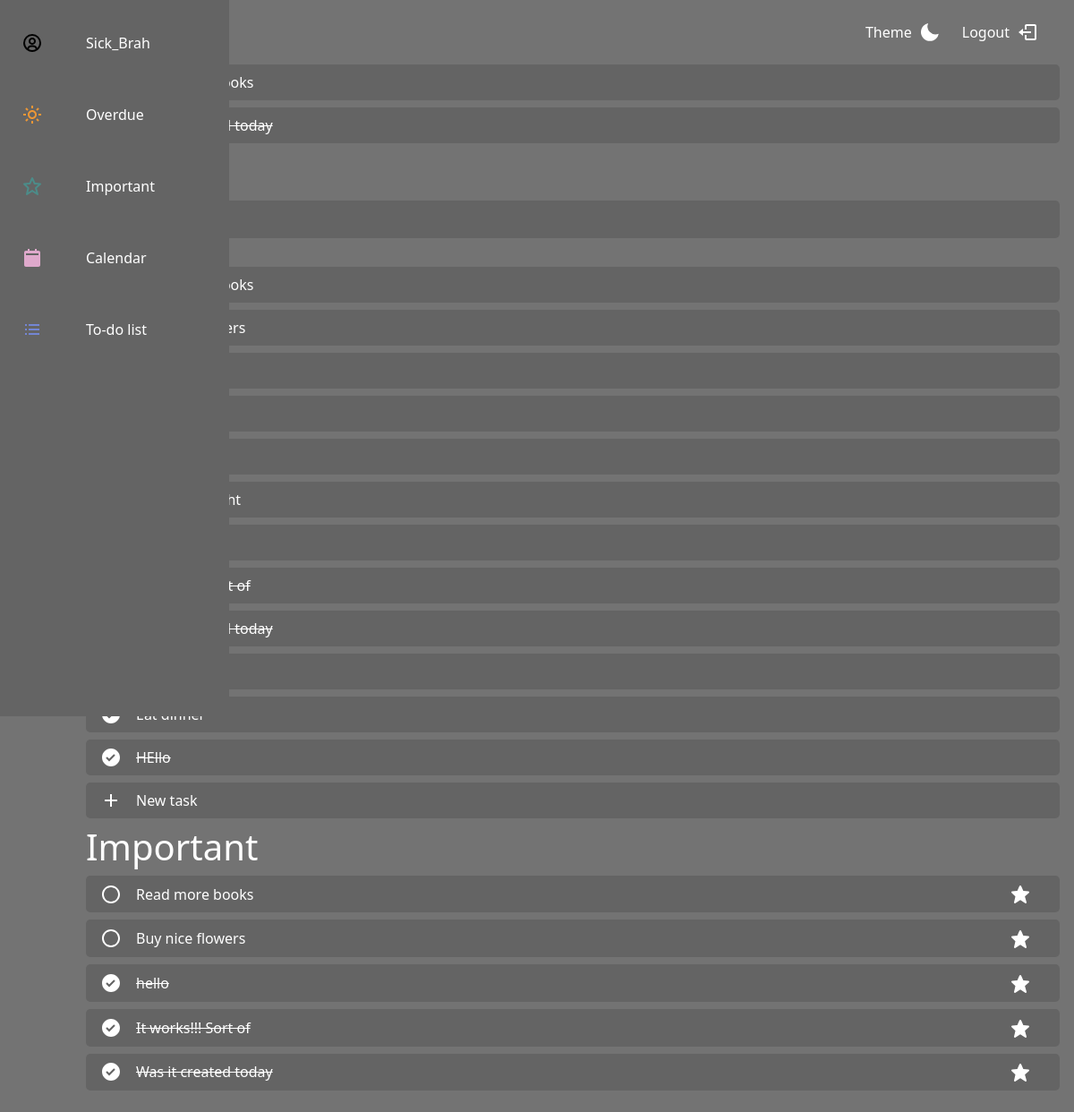
The app's page / (signed in), older data.
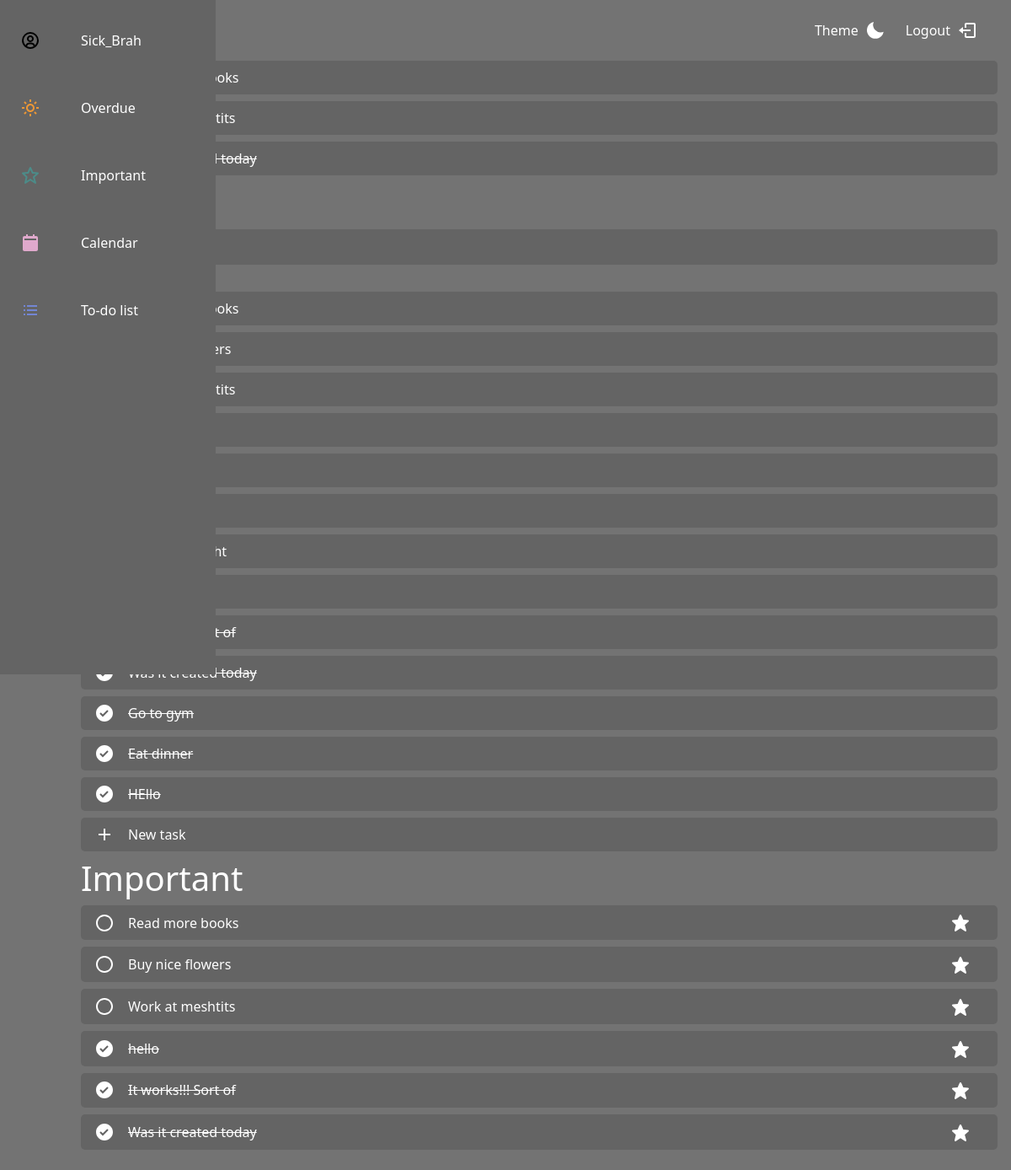
The same page, newer data.
### base/models.py (models this page shows, shortened)
class Task(models.Model):
    user = models.ForeignKey(User, on_delete=models.CASCADE, null=True, blank=True)
    title = models.CharField(max_length=200)
    description = models.TextField(null=True, blank=True)
    complete = models.BooleanField(default=False)
    important = models.BooleanField(default=False)
    today = datetime.date.today()
    due_date = models.DateField(blank=True, null=True)
    class Meta:
        ordering = ['complete', '-important']

### base/views.py (the view)
# urls.py: path('', TaskList.as_view(), name='tasks'),
class TaskList(LoginRequiredMixin, ListView):
    model = Task
    context_object_name = 'tasks'
    def get_context_data(self, **kwargs):
        context = super().get_context_data(**kwargs)
        context['tasks'] = context['tasks'].filter(user=self.request.user)
        context['count'] = context['tasks'].filter(complete=False).count()
        search_input = self.request.GET.get('search-area') or ''
        if search_input:
            context['tasks'] = context['tasks'].filter(
                title__startswith=search_input)
        context['search_input'] = search_input
        return context

### base/templates/base/task_list.html (shortened to what this page needs)
{% extends 'base/base.html' %}
{% block content %}{% load static %}
    <body class="">
    <nav class="navbar">
        <ul class="navbar-nav">
            <li class="nav-item">
                <a href="#" class="nav-link">
                    {% if request.user.is_authenticated %}
                        <span class="link-text" style="text-decoration: none">{{ request.user|title }}</span>
                    {% else %}
                        <span class="link-text" style="text-decoration: none" onclick="{% url 'login' %}">Login</span>
                    {% endif %}
                </a>
            </li>
            <li class="nav-item">
                <a href="#overdue" class="nav-link">
                    <span class="link-text">Overdue</span>
                </a>
            </li>
            <li class="nav-item">
                <a href="#important" class="nav-link">
                    <span class="link-text">Important</span>
                </a>
            </li>
            <li class="nav-item">
                <a href="" class="nav-link">
                    <svg xmlns="http://www.w3.org/2000/svg" width="24" height="24"
                         style="fill: rgb(223,169,204);transform: ;msFilter:;">
                        <path d="M5 22h14c1.103 0 2-.897 2-2V6c0-1.103-.897-2-2-2h-2V2h-2v2H9V2H7v2H5c-1.103 0-2 .897-2 2v14c0 1.103.897 2 2 2zM5 7h14v2H5V7z"></path>
                    </svg>
                    <span class="link-text">Calendar</span>
                </a>
            </li>
            <li class="nav-item">
                <a href="#todo_list" class="nav-link">
                    <svg xmlns="http://www.w3.org/2000/svg" width="24" height="24"
                         style="fill: rgba(115, 134, 212, 1);transform: ;msFilter:;">
                        <path d="M4 6h2v2H4zm0 5h2v2H4zm0 5h2v2H4zm16-8V6H8.023v2H18.8zM8 11h12v2H8zm0 5h12v2H8z"></path>
                    </svg>
                    <span class="link-text">To-do list</span>
                </a>
            </li>
        </ul>
    </nav>
    <main>
        {% if tasks|length == 0 %}
            <div class="top-content">
                <h1>No tasks</h1>
                <ul class="top-nav">
                    <li class="top-item" id="themeButton">
                        <a href="#" class="top-link theme-changer">
                            <span class="top-link-text">Theme</span>
                            <svg id="theme-btn" class="top-link-svg svgs" xmlns="http://www.w3.org/2000/svg"
                                 width="24"
                                 height="24"
                                 style="fill: rgba(255, 255, 255, 1);transform: ;msFilter:;">
                                <path d="M12 11.807A9.002 9.002 0 0 1 10.049 2a9.942 9.942 0 0 0-5.12 2.735c-3.905 3.905-3.905 10.237 0 14.142 3.906 3.906 10.237 3.905 14.143 0a9.946 9.946 0 0 0 2.735-5.119A9.003 9.003 0 0 1 12 11.807z"></path>
                            </svg>
                        </a>
                    </li>
                    <li class="top-item">
                        <a href="{% url 'logout' %}" class="top-link">
                            <span class="top-link-text">Logout</span>
                            <svg class="top-link-svg svgs" xmlns="http://www.w3.org/2000/svg" width="24" height="24"
                                 style="fill: rgba(255, 255, 255, 1);transform: ;msFilter:;">
                                <path d="M16 13v-2H7V8l-5 4 5 4v-3z"></path>
                                <path d="M20 3h-9c-1.103 0-2 .897-2 2v4h2V5h9v14h-9v-4H9v4c0 1.103.897 2 2 2h9c1.103 0 2-.897 2-2V5c0-1.103-.897-2-2-2z"></path>
                            </svg>
                        </a>
                    </li>
                </ul>
            </div>
            <div class="tasks">
                <a href="{% url 'task-create' %}" style="text-decoration: none">
                    <div class="task-div">
                        <svg class="top-link-svg svgs" xmlns="http://www.w3.org/2000/svg" width="24" height="24"
                             style="fill: rgba(255,255,255,1);transform: ;msFilter:;">
                            <path d="M19 11h-6V5h-2v6H5v2h6v6h2v-6h6z"></path>
                        </svg>
                        <span style="margin-left: 1rem"> New task </span>
                    </div>
                </a>
            </div>
        {% else %}
            <div id="overdue">
                <div class="top-content">
                    <h1>Overdue</h1>
                    <ul class="top-nav">
                        <li class="top-item" id="themeButton">
                            <a href="#" class="top-link theme-changer">
                                <span class="top-link-text">Theme</span>
                            </a>
                        </li>
                        <li class="top-item">
                            <a href="{% url 'logout' %}" class="top-link">
                                <span class="top-link-text">Logout</span>
                            </a>
                        </li>
                    </ul>
                </div>
                <div class="tasks" style="overflow: auto">
                    {% for task in tasks %}
                        {% if task.due_date < task.today %}
                            {% if task.complete %}
                                <div class="task-div">
                                    <span style="margin-left: 1rem; text-decoration: line-through"> {{ task.title }} </span>
                                </div>
                            {% else %}
                                <div class="task-div">
                                    <span style="margin-left: 1rem"> {{ task.title }} </span>
                                </div>
                            {% endif %}
                        {% endif %}
                    {% endfor %}
                </div>
            </div>
            <div id="todo_list">
                <div class="top-content">
                    <h1>Task list</h1>
                </div>
                <div class="tasks" style="overflow: auto">
                    <form action="" method="GET">
                        <div class="task-div tasks-first">
                            <button type="submit" value="Search" style="padding: 0">
                            </button>
                            <input style="margin-left: 1rem; padding: 0; outline: none" type="text" name="search-area"
                                   placeholder="Search" value="{{ search_input }}">
                        </div>
                    </form>
                    {% for task in tasks %}
                        {% if task.complete %}
                            <div class="task-div task-list-divs">
                                <span style="margin-left: 1rem; text-decoration: line-through"> {{ task.title }} </span>
                            </div>
                        {% else %}
                            <div class="task-div task-list-divs">
                                <span style="margin-left: 1rem"> {{ task.title }} </span>
                            </div>
                        {% endif %}
                    {% endfor %}
                    <a href="{% url 'task-create' %}" style="text-decoration: none">
                        <div class="task-div">
                            <svg class="top-link-svg svgs" xmlns="http://www.w3.org/2000/svg" width="24" height="24"
                                 style="fill: rgba(255,255,255,1);transform: ;msFilter:;">
                                <path d="M19 11h-6V5h-2v6H5v2h6v6h2v-6h6z"></path>
                            </svg>
                            <span style="margin-left: 1rem"> New task </span>
                        </div>
                    </a>
                </div>
            </div>
            <div id="important">
                <div class="top-content">
                    <h1>Important</h1>
                </div>
                <div class="tasks" style="overflow: auto">
                    {% for task in tasks %}
                        {% if task.important %}
                            <div class="task-div div-important">
                                <div class="important-container">
                                    {% if task.complete %}
                                        <svg class="svgs" xmlns="http://www.w3.org/2000/svg" width="24" height="24"
                                             style="fill: rgba(255, 255, 255, 1);transform: ;msFilter:;">
                                            <path d="M12 2C6.486 2 2 6.486 2 12s4.486 10 10 10 10-4.486 10-10S17.514 2 12 2zm-1.999 14.413-3.713-3.705L7.7 11.292l2.299 2.295 5.294-5.294 1.414 1.414-6.706 6.706z"></path>
                                        </svg>
                                        <span style="margin-left: 1rem; text-decoration: line-through"> {{ task.title }} </span>
                                    {% else %}
                                        <span style="margin-left: 1rem"> {{ task.title }} </span>
                                    {% endif %}
                                </div>
                                <div class="important-icon">
                                </div>
                            </div>
                        {% endif %}
                    {% endfor %}
                </div>
            </div>
        {% endif %}
    </main>
    </body>
{% endblock content %}

### base/templates/base/base.html (shortened to what this page needs)
{% load static %}
<!doctype html>
<html lang="en">
<head>
    <link href="https://cdn.jsdelivr.net/npm/bootstrap@5.1.3/dist/css/bootstrap.min.css" rel="stylesheet"
>
    <link rel="stylesheet" href="{% static '/css/styles.css' %}">
    <link href='https://unpkg.com/boxicons@2.1.2/css/boxicons.min.css' rel='stylesheet'>
</head>
{% block content %}
{% endblock content %}
</html>

### static/css/styles.css (style rules this page uses)
:root { font-size: 16px; font-family: 'Roboto Mono', monospace; }
.dark { --bg-primary: rgb(115, 115, 115); --nav: rgb(100, 100, 100); --text-primary: white; }
body { color: var(--text-primary); background-color: var(--bg-primary); margin: 0; padding: 0; }
main { margin-left: 5rem; padding: 1rem; }
.navbar { position: fixed; background-color: var(--nav); transition: all 200ms ease-in-out; align-items: center; }
.navbar-nav { list-style: none; padding: 0; margin: 0; display: flex; flex-direction: column; align-items: center; height: 100%; text-decoration: none; }
.nav-item { width: 100%; }
.nav-link { display: flex; align-items: center; height: 5rem; text-decoration: none; }
.link-text { display: none; margin-left: 1rem; text-decoration: none; color: var(--text-primary); }
.nav-link svg { min-width: 2rem; margin: 0 1.5rem; }
.top-content { display: flex; flex-direction: row; align-items: center; justify-content: space-between; }
.task-div { cursor: pointer; border-radius: 5px; background-color: var(--nav); color: var(--text-primary); padding: 0.5rem 1rem; display: flex; flex-direction: row; align-items: center; margin-top: auto; margin-bottom: .5rem; }
.div-important { justify-content: space-between; }
.tasks { overflow: auto; }
.top-nav { display: flex; flex-direction: row; list-style: none; padding: 0; }
.top-link { text-decoration: none; color: var(--text-primary); display: flex; align-items: center; }
.top-link svg { min-width: 2rem; margin: 0 1rem 0 .5rem; }
.top-link-text { text-decoration: none; color: var(--text-primary); }
.important-container { display: flex; flex-direction: row; }
.task-div:last-child { margin-top: auto; }
button[value="Search"] { background: none; border: none; }
input[placeholder="Search"] { color: var(--text-primary); border: none; background: none; }
.tasks-first { margin-bottom: 2rem; }
@media only screen and (min-width: 600px) { .navbar { top: 0; width: 5rem; height: 100vh; } }

Row changes from the older to the newer data that the page shows:
now on this page (row unchanged): Task: title "Go to gym"
now on this page (row unchanged): Task: title "Eat dinner"
added Task: title "Work at meshtits"
